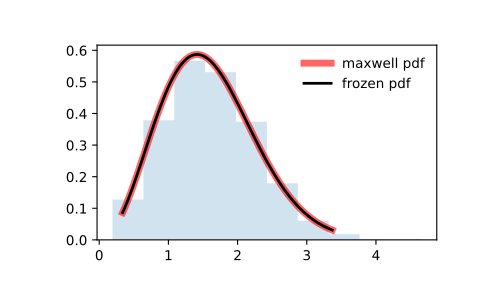

Generate this figure with Python:
from scipy.stats import maxwell
import matplotlib.pyplot as plt
fig, ax = plt.subplots(1, 1)

# Calculate the first four moments:

mean, var, skew, kurt = maxwell.stats(moments='mvsk')

# Display the probability density function (``pdf``):

x = np.linspace(maxwell.ppf(0.01),
                maxwell.ppf(0.99), 100)
ax.plot(x, maxwell.pdf(x),
       'r-', lw=5, alpha=0.6, label='maxwell pdf')

# Alternatively, the distribution object can be called (as a function)
# to fix the shape, location and scale parameters. This returns a "frozen"
# RV object holding the given parameters fixed.

# Freeze the distribution and display the frozen ``pdf``:

rv = maxwell()
ax.plot(x, rv.pdf(x), 'k-', lw=2, label='frozen pdf')

# Check accuracy of ``cdf`` and ``ppf``:

vals = maxwell.ppf([0.001, 0.5, 0.999])
np.allclose([0.001, 0.5, 0.999], maxwell.cdf(vals))
# True

# Generate random numbers:

r = maxwell.rvs(size=1000)

# And compare the histogram:

ax.hist(r, density=True, histtype='stepfilled', alpha=0.2)
ax.legend(loc='best', frameon=False)
plt.show()
